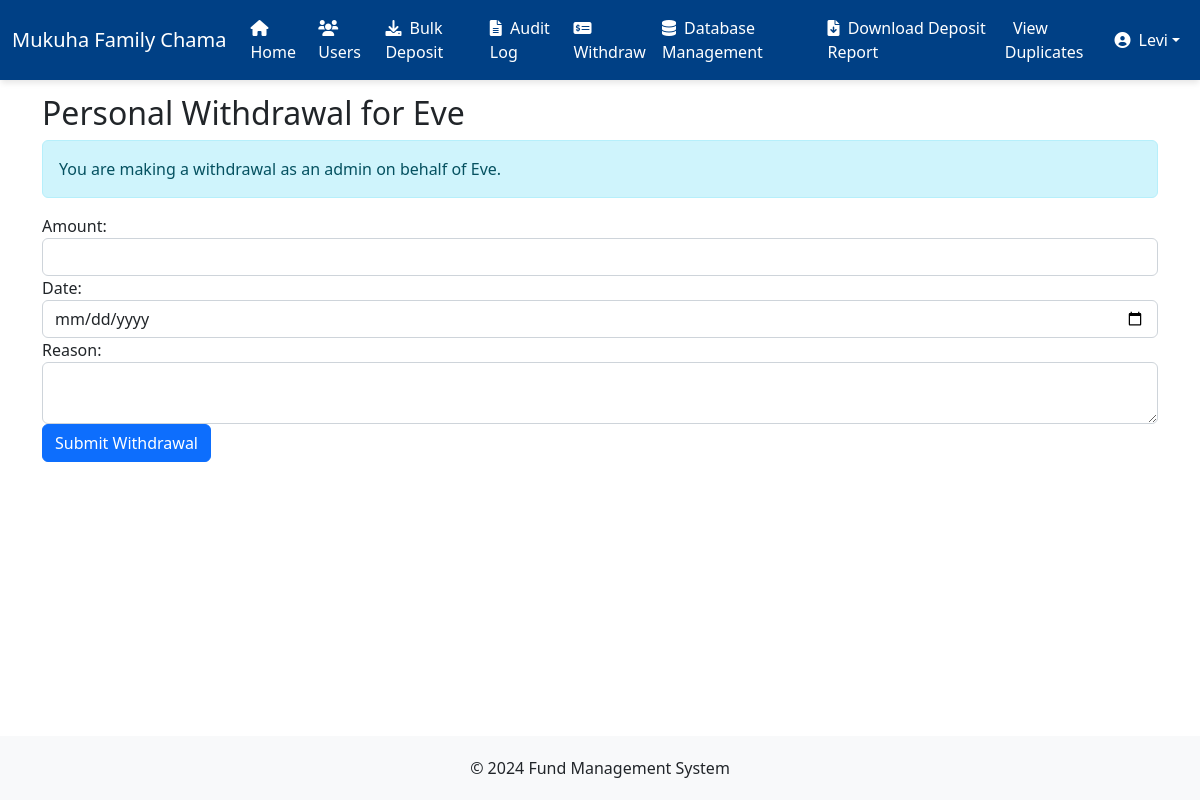
Page /personal_withdrawal/2 (signed in) on the earlier database version.
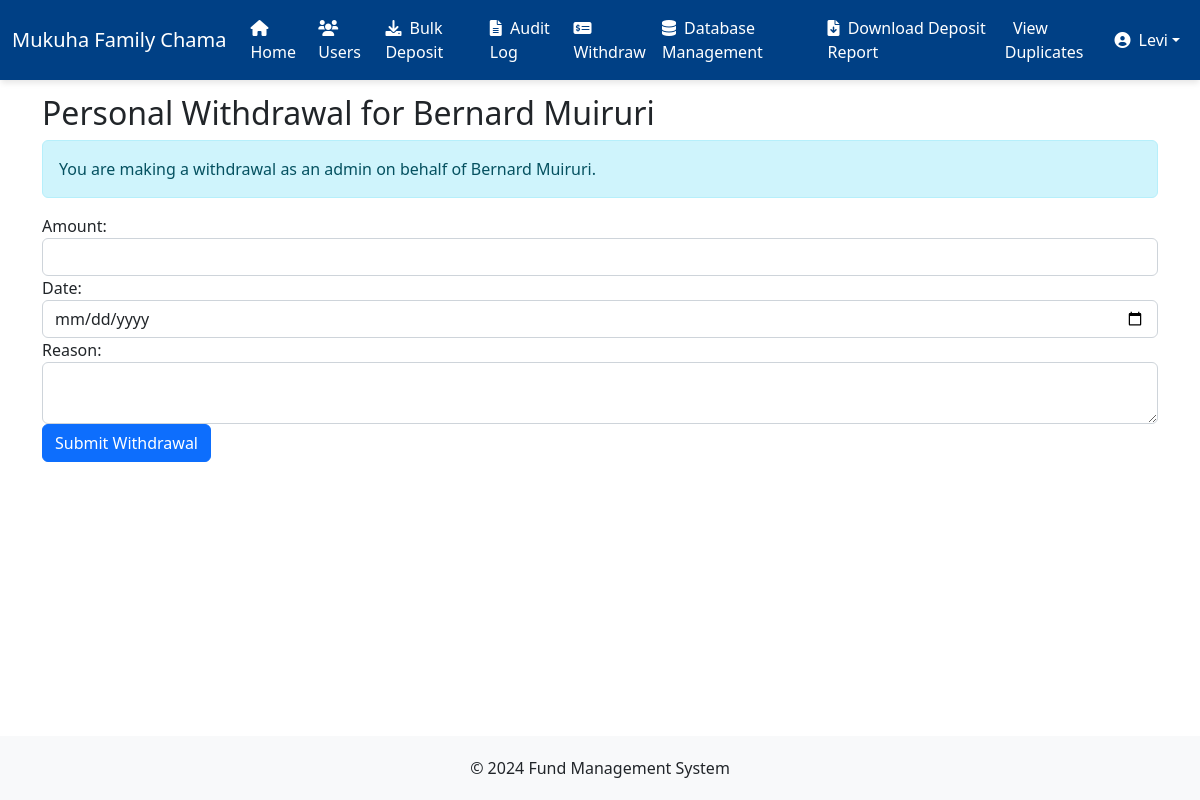
Same page on the later database version.
### app.py (models this page shows, shortened)
class User(db.Model):
    id = db.Column(db.Integer, primary_key=True)
    name = db.Column(db.String(80), nullable=False)
    email = db.Column(db.String(120), unique=True, nullable=False)
    password = db.Column(db.String(255), nullable=False)
    role = db.Column(db.String(20), nullable=False, default='member')
    is_password_changed = db.Column(db.Boolean, default=False)
    deposits = db.relationship('Deposit', backref='user', lazy='dynamic')
    withdrawals = db.relationship('Withdrawal', backref='user', lazy='dynamic')

### app.py (the view, shortened to what this page needs)
@app.route('/personal_withdrawal/<int:user_id>', methods=['GET', 'POST'])
@login_required
@password_change_required
def personal_withdrawal(user_id):
    user = User.query.get_or_404(user_id)
    current_user = User.query.get(session['user_id'])
    if current_user.id != user.id and current_user.role != 'admin':
        flash('You can only make personal withdrawals from your own account.', 'danger')
        return redirect(url_for('user_dashboard'))
    return render_template('personal_withdrawal.html', user=user, current_user=current_user)

### app.py (called while the page is built)
def login_required(f):
    @wraps(f)
    def decorated_function(*args, **kwargs):
        if 'user_id' not in session:
            return redirect(url_for('login', next=request.url))
        return f(*args, **kwargs)
    return decorated_function

def password_change_required(f):
    @wraps(f)
    def decorated_function(*args, **kwargs):
        user_id = session.get('user_id')
        if not user_id:
            return redirect(url_for('login'))
        user = User.query.get(user_id)
        if not user:
            session.pop('user_id', None)  # Clear invalid session
            return redirect(url_for('login'))
        if not user.is_password_changed:
            return redirect(url_for('change_password'))
        return f(*args, **kwargs)
    return decorated_function

@app.context_processor
def inject_user():
    if 'user_id' in session:
        user = User.query.get(session['user_id'])
        return dict(current_user=user)
    return dict(current_user=None)

### templates/personal_withdrawal.html
{% extends "base.html" %}
{% block content %}
<h2>Personal Withdrawal for {{ user.name }}</h2>
{% if current_user.id != user.id %}
<p class="alert alert-info">You are making a withdrawal as an admin on behalf of {{ user.name }}.</p>
{% endif %}
<form method="POST">
    <div class="form-group">
        <label for="amount">Amount:</label>
        <input type="number" class="form-control" id="amount" name="amount" required>
    </div>
    <div class="form-group">
        <label for="date">Date:</label>
        <input type="date" class="form-control" id="date" name="date" required>
    </div>
    <div class="form-group">
        <label for="reason">Reason:</label>
        <textarea class="form-control" id="reason" name="reason" required></textarea>
    </div>
    <button type="submit" class="btn btn-primary">Submit Withdrawal</button>
</form>
{% endblock %}

Differences in the rows shown:
changed User: name "Eve" → "Bernard Muiruri"
